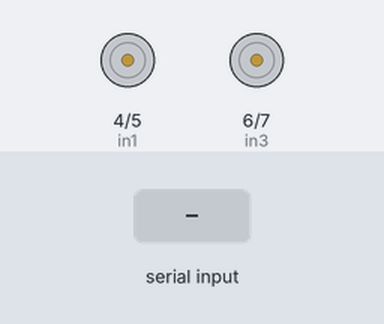
The sketch below on a simulated Arduino Uno, built with avr-gcc and run on an emulated ATmega328P. On the bench: motor-driver pin pairs drawn as motors (green arrow = first pin HIGH = forward, orange = second pin HIGH = backward, longer = more drive, scaled by the enable pin). The test bench sets the inputs (shaded band).

Above: at 1.2 s.
1.3 s: byte 30 received over Serial
At 2.5 s:
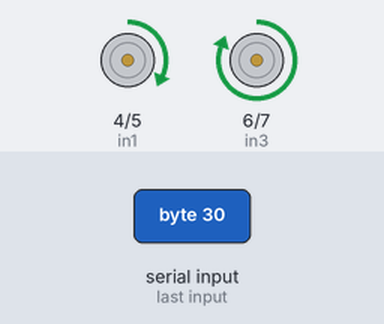
2.8 s: byte 90 received over Serial
At 3.9 s:
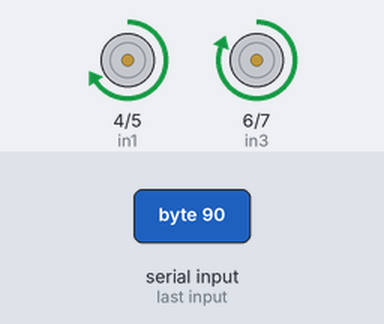
Timing chart, 0 to 5.8 s (numbered marks = the images above; inputs shaded):
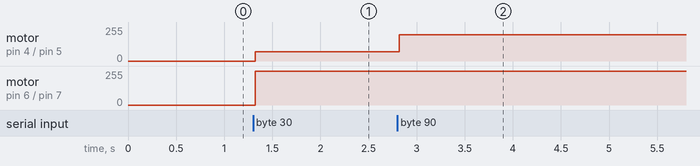

Measured:
- after the input at 1.3 s, motor on pin 4 (in1) / pin 5 (in2): stopped → forward 68/255 at once; motor on pin 6 (in3) / pin 7 (in4): stopped → forward 255/255 at once
- after the input at 2.8 s, motor on pin 4 (in1) / pin 5 (in2): forward 68/255 → forward 198/255 at once

The sketch:

control-motor.ino
```cpp
#include <Servo.h>
#define enA 9 // Left
#define enB 10 // Right
#define in1 4
#define in2 5
#define in3 6
#define in4 7
int xAxis, yAxis, x = 0, y = 0, motorSpeedA = 0,  motorSpeedB = 0;
void setup() {
  Serial.begin(9600);
  pinMode(enA, OUTPUT);
  pinMode(enB, OUTPUT);
  pinMode(in1, OUTPUT);
  pinMode(in2, OUTPUT);
  pinMode(in3, OUTPUT);
  pinMode(in4, OUTPUT);
}
void loop() {
  xAxis = yAxis = 510;
  while (Serial.available() == 0) {}
  x = Serial.read(); delay(10);
  y = Serial.read(); delay(10);
  xAxis = x * 4; yAxis = y * 4;
  if (yAxis < 470) { // Move Backward
    digitalWrite(in1, HIGH);
    digitalWrite(in2, LOW);
    digitalWrite(in3, HIGH);
    digitalWrite(in4, LOW);
    motorSpeedA = map(yAxis, 470, 0, 0, 255);
    motorSpeedB = map(yAxis, 470, 0, 0, 255);
  }
  else if (yAxis > 550) { // Move Forward
    digitalWrite(in1, LOW);
    digitalWrite(in2, HIGH);
    digitalWrite(in3, LOW);
    digitalWrite(in4, HIGH);
    motorSpeedA = map(yAxis, 550, 1023, 0, 255);
    motorSpeedB = map(yAxis, 550, 1023, 0, 255);
  }
  else { // Stop
    motorSpeedA = 0;
    motorSpeedB = 0;
  }
  if (xAxis < 470) { // Left Control
    int xMapped = map(xAxis, 470, 0, 0, 255);
    motorSpeedA -= xMapped;
    motorSpeedB += xMapped;
    motorSpeedA = max(motorSpeedA, 0);
    motorSpeedB = min(motorSpeedB, 255);
  }
  if (xAxis > 550) { // Right Control
    int xMapped = map(xAxis, 550, 1023, 0, 255);
    motorSpeedA += xMapped;
    motorSpeedB -= xMapped;
    motorSpeedA = min(motorSpeedA, 255);
    motorSpeedB = max(motorSpeedB, 0);
  }
  // Buzz Fix
  //if (motorSpeedA < 70) motorSpeedA = 0;
  //if (motorSpeedB < 70) motorSpeedB = 0;
  // Maneuver
  analogWrite(enA, motorSpeedA);
  analogWrite(enB, motorSpeedB);
}
```
